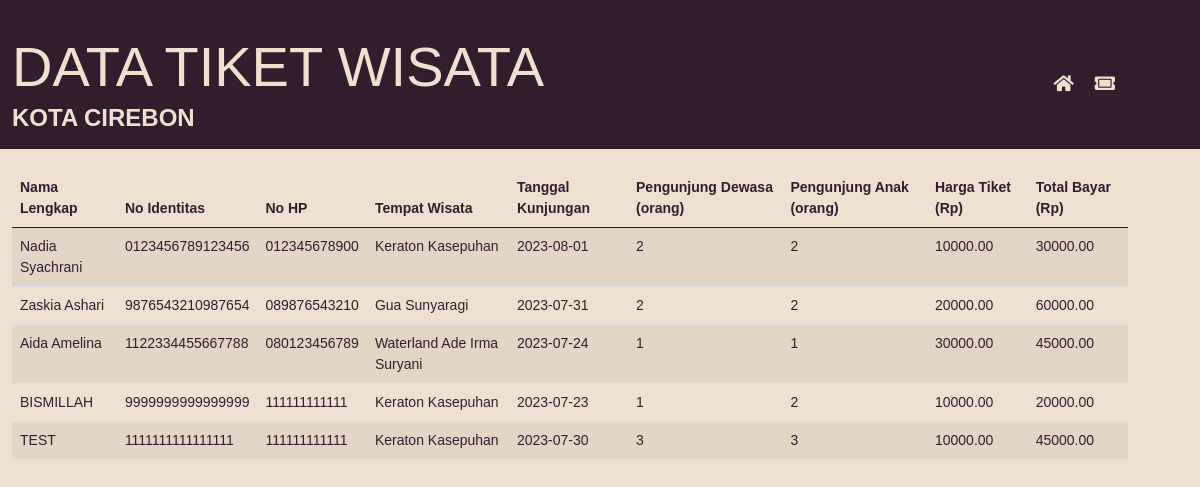
/data_tiket.php, run on the app's committed database.
### tables this page shows
CREATE TABLE `pesan_tiket` (
  `id` int(11) NOT NULL,
  `nama_lengkap` varchar(100) NOT NULL,
  `no_identitas` varchar(16) DEFAULT NULL,
  `no_hp` varchar(12) DEFAULT NULL,
  `tempat_wisata` varchar(50) DEFAULT NULL,
  `tanggal_kunjungan` date DEFAULT NULL,
  `pengunjung_dewasa` int(5) DEFAULT NULL,
  `pengunjung_anak` int(5) DEFAULT NULL,
  `harga_tiket` decimal(10,2) DEFAULT NULL,
  `total_bayar` decimal(10,2) DEFAULT NULL
);

### data_tiket.php (the view, shortened to what this page needs)
<!DOCTYPE html>
<html>
<head>
    <link rel="stylesheet" href="https://cdnjs.cloudflare.com/ajax/libs/bootstrap/5.0.2/css/bootstrap.min.css">
    <link rel="stylesheet" href="https://cdnjs.cloudflare.com/ajax/libs/font-awesome/5.15.3/css/all.min.css">
</head>
<body>
    <nav class="navbar navbar-expand-lg navbar-dark" style="background-color: #331D2C;">
        <div class="container">
            <a class="navbar-brand" href="#">
                <span class="display-4" style="color: #EFE1D1;">DATA TIKET WISATA</span>
                <br>
                <span style="color: #EFE1D1;">KOTA CIREBON</span>
            </a>
            <div class="navbar-collapse justify-content-end">
                <ul class="navbar-nav">
                    <li class="nav-item">
                        <a class="nav-link" href="index.php" data-bs-toggle="tooltip" data-bs-placement="bottom" title="Home">
                            <i class="fas fa-home" style="color: #EFE1D1;"></i>
                        </a>
                    </li>
                    <li class="nav-item">
                        <a class="nav-link" href="#" data-bs-toggle="modal" data-bs-target="#addModal" data-bs-toggle="tooltip" data-bs-placement="bottom" title="Pesan Tiket">
                            <i class="fas fa-ticket-alt" style="color: #EFE1D1;"></i>
                        </a>
                    </li>
                </ul>
            </div>
        </div>
    </nav>
</body>
<body>
    <?php
    $servername = "localhost";
    $username = "root";
    $password = "";
    $database = "jwdb";
    $conn = mysqli_connect($servername, $username, $password, $database);
    ?>
    <div class="container">
        <table class="table table-striped">
            <thead>
                <tr>
                    <th>Nama Lengkap</th>
                    <th>No Identitas</th>
                    <th>No HP</th>
                    <th>Tempat Wisata</th>
                    <th>Tanggal Kunjungan</th>
                    <th>Pengunjung Dewasa (orang)</th>
                    <th>Pengunjung Anak (orang)</th>
                    <th>Harga Tiket (Rp)</th>
                    <th>Total Bayar (Rp)</th>
                </tr>
            </thead>
            <tbody>
                <?php
                $query = "SELECT * FROM pesan_tiket";
                $result = mysqli_query($conn, $query);
                if (mysqli_num_rows($result) > 0) {
                    while ($row = mysqli_fetch_assoc($result)) {
                        echo "<tr>";
                        echo "<td>" . $row['nama_lengkap'] . "</td>";
                        echo "<td>" . $row['no_identitas'] . "</td>";
                        echo "<td>" . $row['no_hp'] . "</td>";
                        echo "<td>" . $row['tempat_wisata'] . "</td>";
                        echo "<td>" . $row['tanggal_kunjungan'] . "</td>";
                        echo "<td>" . $row['pengunjung_dewasa'] . "</td>";
                        echo "<td>" . $row['pengunjung_anak'] . "</td>";
                        echo "<td>" . $row['harga_tiket'] . "</td>";
                        echo "<td>" . $row['total_bayar'] . "</td>";
                    }
                }
                ?>
            </tbody>
        </table>
    </div>
</body>
</html>

### data_tiket.php (style rules this page uses)
body { background-color: #EFE1D1; color: #331D2C; font-family: Arial, sans-serif; margin: 0; padding: 0; background-repeat: no-repeat; background-size: cover; background-position: center; padding-top: 0px; padding-left: 0px; }
.container { margin-top: 20px; margin-left: 0px; margin-right: 0px; }
.navbar { background-color: #331D2C; }
.navbar-brand { color: #EFE1D1; font-size: 24px; font-weight: bold; margin-left: 0px; margin-right: 0px; }
.navbar-nav .nav-link { color: #A78295; font-size: 18px; font-weight: bold; transition: color 0.3s; }
.navbar-nav .nav-link i { margin-right: 5px; color: #EFE1D1; }
th { background-color: #EFE1D1; color: #331D2C; font-size: 14px; text-align: left; padding-left: 0px; }
td { background-color: #A78295; color: #331D2C; font-size: 14px; text-align: left; padding-left: 0px; }
tbody tr:nth-child(even) { background-color: #EFE1D1; }
.table { margin-left: 0px; margin-right: 0px; }

### data on the page
pesan_tiket: nama_lengkap "Nadia Syachrani", no_identitas "0123456789123456", no_hp "012345678900", tempat_wisata "Keraton Kasepuhan", tanggal_kunjungan "2023-08-01", pengunjung_dewasa "2", pengunjung_anak "2", harga_tiket "10000.00", total_bayar "30000.00"
pesan_tiket: nama_lengkap "Zaskia Ashari", no_identitas "9876543210987654", no_hp "089876543210", tempat_wisata "Gua Sunyaragi", tanggal_kunjungan "2023-07-31", pengunjung_dewasa "2", pengunjung_anak "2", harga_tiket "20000.00", total_bayar "60000.00"
pesan_tiket: nama_lengkap "Aida Amelina", no_identitas "1122334455667788", no_hp "080123456789", tempat_wisata "Waterland Ade Irma Suryani", tanggal_kunjungan "2023-07-24", pengunjung_dewasa "1", pengunjung_anak "1", harga_tiket "30000.00", total_bayar "45000.00"
pesan_tiket: nama_lengkap "BISMILLAH", no_identitas "9999999999999999", no_hp "111111111111", tempat_wisata "Keraton Kasepuhan", tanggal_kunjungan "2023-07-23", pengunjung_dewasa "1", pengunjung_anak "2", harga_tiket "10000.00", total_bayar "20000.00"
pesan_tiket: nama_lengkap "TEST", no_identitas "1111111111111111", no_hp "111111111111", tempat_wisata "Keraton Kasepuhan", tanggal_kunjungan "2023-07-30", pengunjung_dewasa "3", pengunjung_anak "3", harga_tiket "10000.00", total_bayar "45000.00"
